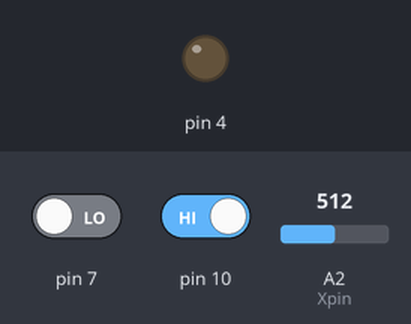
Simulated run of this sketch. Board: Arduino Uno, built with avr-gcc and run on an emulated ATmega328P. On the bench: output pins drawn as LEDs (lit = HIGH). The inputs (shaded band) are chosen by the test bench; at power-on: pin 10 HIGH, pin 7 LOW, A2 (Xpin) = 512. What the sketch prints to the serial monitor is not drawn.

Above: at 1.2 s.
1.3 s: pin 10 driven LOW
At 2.9 s:
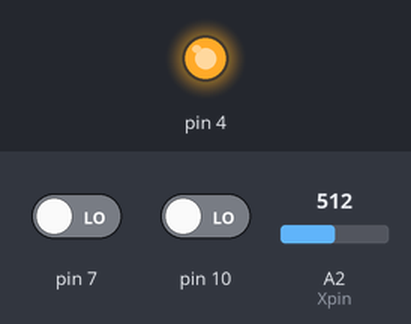
Timing chart, 0 to 9.8 s (numbered marks = the images above; inputs shaded):
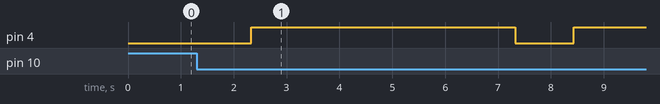

Measured:
- after the input at 1.3 s, pin 4: LOW → HIGH after 1.0 s, → LOW 5.0 s later, → HIGH 1.1 s later

The sketch:

cool.ino
```cpp
#include <ArduinoJson.h>

StaticJsonDocument<48> doc;
int posX = 0;
int bt;
float rojo ;
int joysBt = 7;
int Xpin = A2;
int switchVal = 0;

void setup() {
  pinMode(Xpin,INPUT);
  pinMode(10,INPUT);
  pinMode(7,INPUT);
  pinMode(4, OUTPUT);
 // digitalWrite(joysBt,HIGH);


  Serial.begin(9600);
  //Serial.println(F("DHTxx test!"));
}

void loop() {
  // Wait a few seconds between measurements (slow sensor).
  delay(100);
  posX = analogRead(Xpin);
  bt = digitalRead(7);
  rojo = digitalRead(10);

  if (rojo == 0) {
    digitalWrite(4,LOW);
    delay(1000);
    digitalWrite(10,LOW);
    digitalWrite(4,HIGH);
    delay(5000);
    digitalWrite(4,LOW);

  }

  float x = posX;
  float btn = bt;
  float Botonrojo = rojo;
  doc["JoystickBtn"] = btn;
  doc["PosX"] = x;
  doc["Botonrojo"] = Botonrojo;


  // Check if any reads failed and exit early (to try again).
  if (isnan(x) || isnan(btn) || isnan(Botonrojo)) {
    Serial.println(F("Failed"));
    return;
  }

  serializeJson(doc, Serial);
  Serial.println();
}
```
